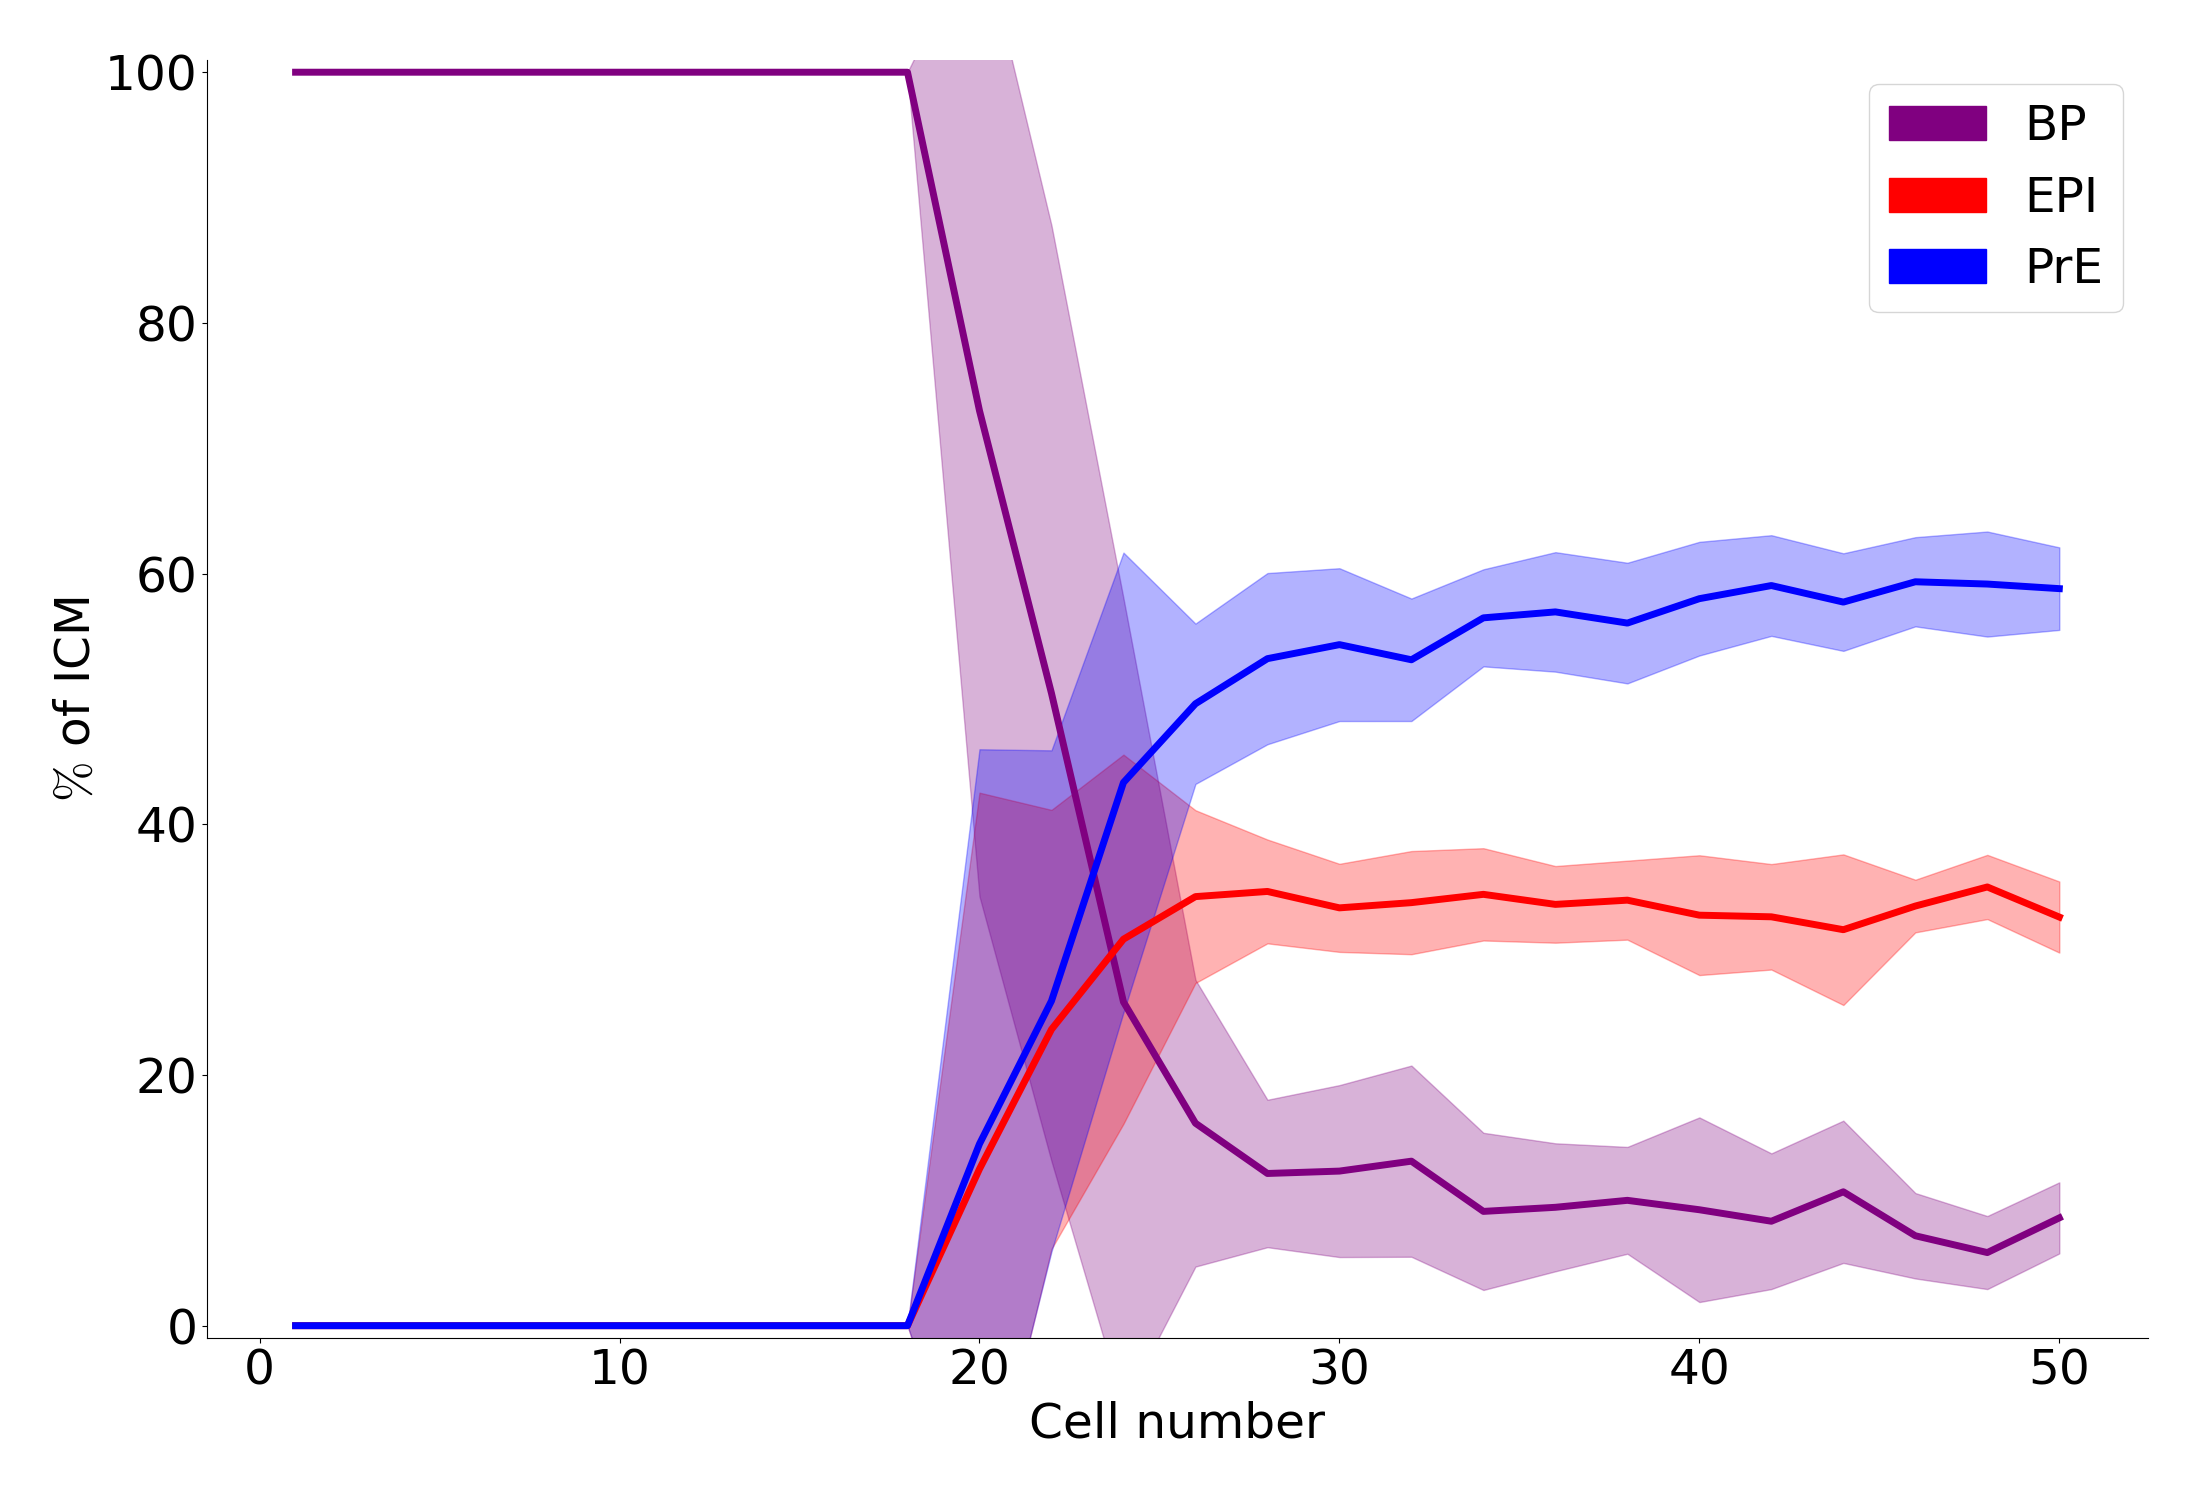

Generate this figure with Julia:
if pwd() !== "/home/pablo/Desktop/PhD/projects/BlastocystDev/ICMModels/models/test"
    cd("/home/pablo/Desktop/PhD/projects/BlastocystDev/ICMModels/models/test")
end

include("../../types/types.jl")
include("../../utils/agentsim_utils.jl")
include("../../utils/general_utils.jl")
include("../../utils/analysis_utils.jl")
include("../../utils/plot_utils.jl")
include("constants/constants_mechanical.jl")
include("constants/constants_biochemical.jl")
include("utils/model_utils.jl")
PyPlot.matplotlib[:rc]("mathtext",fontset="cm")        #computer modern font 
PyPlot.matplotlib[:rc]("font",size=35)
@pyimport matplotlib.patches as patch
### SIMULATION ###

### SIMULATION ###
@time results = agentsimICM( test, ["NANOG", "GATA6", "FGF", "ERK", "FGFR2"], "FGF"
                          , h=0.0005  #integration time-step
                          , mh=0.001   #data measuring time-step
                          , Fth=Inf
                          , comext=0.0
                          , comKO=false);

### END SIMULATION ###
rr = findfirst.(isequal.(unique(results.totals)), [results.totals])

N=10

tots_pre = results.totals[rr]
FDPmat  = zeros(N,length(tots_pre))
FEPImat = zeros(N,length(tots_pre))
FPREmat = zeros(N,length(tots_pre))
ERK_EPI = Vector{Float64}()
ERK_PrE = Vector{Float64}()
for n=1:N
    @time _results = agentsimICM( test, ["NANOG", "GATA6", "FGF", "ERK", "FGFR2"], "FGF"
                          , h=0.0005  #integration time-step
                          , mh=0.001   #data measuring time-step
                          , Fth=Inf
                          , comext=0.0
                          , comKO=false);

    rr = findfirst.(isequal.(unique(_results.totals)), [_results.totals])
    tots = _results.totals[rr]
    if length(tots)!=length(tots_pre)
        continue
    end
    FDPmat[n,:]  .= _results.fDP[rr]./tots
    FEPImat[n,:] .= _results.fEPI[rr]./tots
    FPREmat[n,:] .= _results.fPRE[rr]./tots
    _ERK_EPI = var_distribution(_results, "ERK", 1, N_start)
    _ERK_PrE = var_distribution(_results, "ERK", 2, N_start)
    ERK_EPI = [ERK_EPI; _ERK_EPI]
    ERK_PrE = [ERK_PrE; _ERK_PrE]
end

FDP  = mean(FDPmat, dims=1)[:].*100
FEPI = mean(FEPImat, dims=1)[:].*100
FPRE = mean(FPREmat, dims=1)[:].*100
FDPstd = std(FDPmat, dims=1)[:].*100
FEPIstd = std(FEPImat, dims=1)[:].*100
FPREstd = std(FPREmat, dims=1)[:].*100
plt.close("all")
plt.clf()
fig, ax1 = plt.subplots(figsize=(22,15)) # Create a new blank figure
ax1.plot(tots_pre, FDP, color="purple", label="DP", linewidth=5)
ax1.fill_between(tots_pre, FDP.-FDPstd, FDP.+FDPstd, color="purple", alpha=0.3)
ax1.plot(tots_pre, FEPI, color="red", label="EPI", linewidth=5)
ax1.fill_between(tots_pre, FEPI.-FEPIstd, FEPI.+FEPIstd, color="red", alpha=0.3)
ax1.plot(tots_pre, FPRE, color="blue", label="PRE", linewidth=5)
ax1.fill_between(tots_pre, FPRE.-FPREstd, FPRE.+FPREstd, color="blue", alpha=0.3)

ax1.spines["right"].set_visible(false)
ax1.spines["top"].set_visible(false)
ax1.set_ylabel(join([L"\%", " of ICM"]))
ax1.set_xlabel("Cell number")
ax1.set_ylim(-1,101)
#PyPlot.legend(bbox_to_anchor=[1.1,1.1])
#plt.title(join([L" $F_m$", "=$FGFmedium"]))
p_patch = patch.Patch(color="purple", label="BP")
r_patch = patch.Patch(color="red", label="EPI")
b_patch = patch.Patch(color="blue", label="PrE")
plt.legend(handles=[p_patch, r_patch, b_patch], loc=1)
plt.tight_layout()
#plot(FPRE_plot.*100, linestyle="--", color="blue")
#plot(FEPI_plot.*100, linestyle="--", color="red")

#name=join(["fates_cellN_FGFext_$FGFmedium", "wexamples", ".png"])
#PyPlot.savefig("../../figures/NGF/FGFmedium/fates/$name")

gcf()

fig,ax = plt.subplots()
ax.hist(ERK_PrE, color=[0.9,0,0.9,0.5], bins=30, density=true)
ax.hist(ERK_EPI, color=[0,0.8,0,0.5], bins=30, density=true)

ax.set_ylabel("pERK")
gcf()

fig,ax = plt.subplots()
ax.scatter(rand(length(ERK_EPI)), ERK_EPI, c="red",s=1)
ax.scatter(rand(length(ERK_PrE)).+2.0, ERK_PrE, c="blue",s=1)
ax.set_ylabel("ERK")
# ax.set_ylim(0.5,2.2)
ax.set_xticks([])
gcf()
